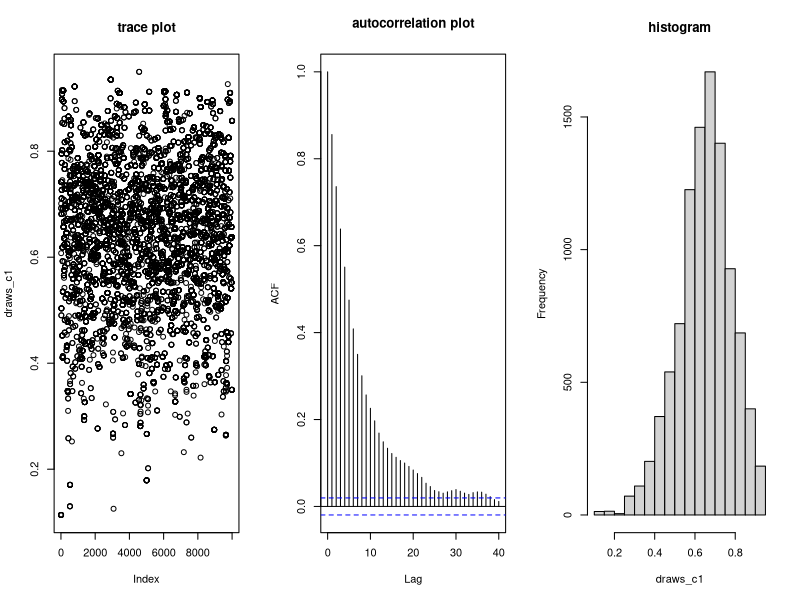
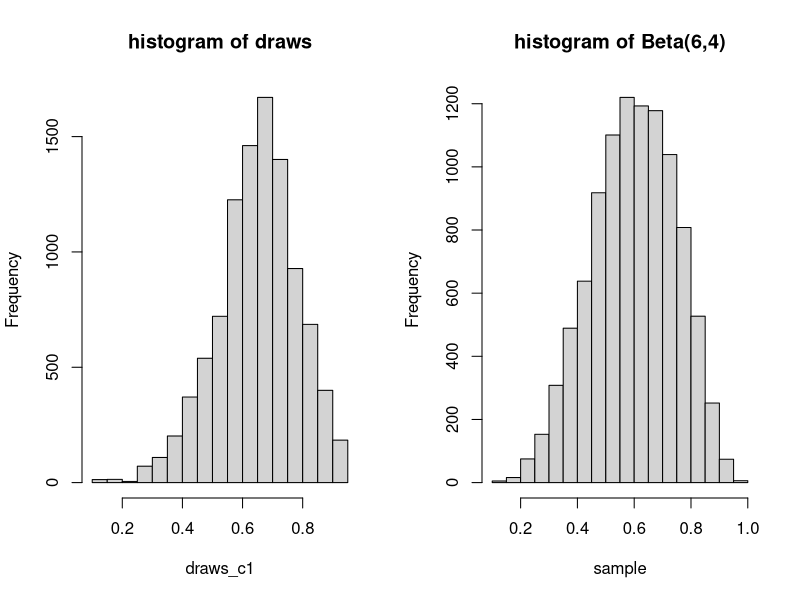
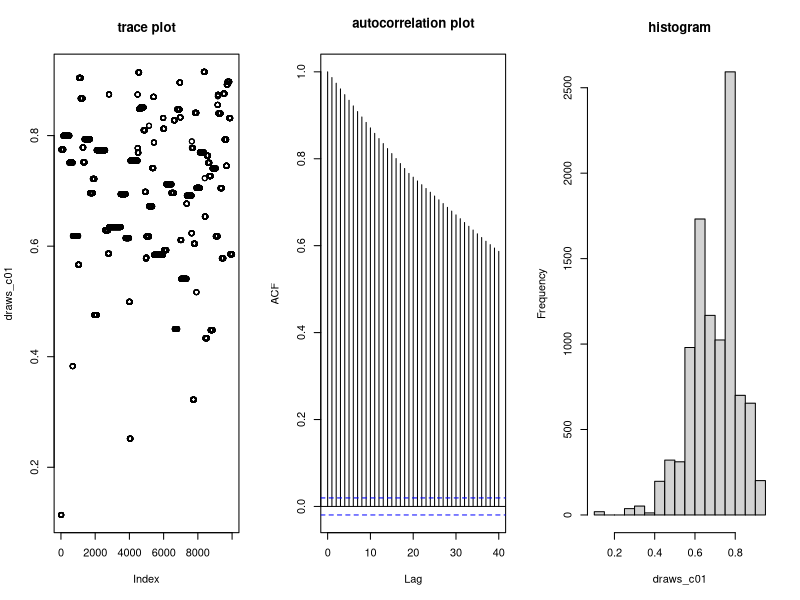
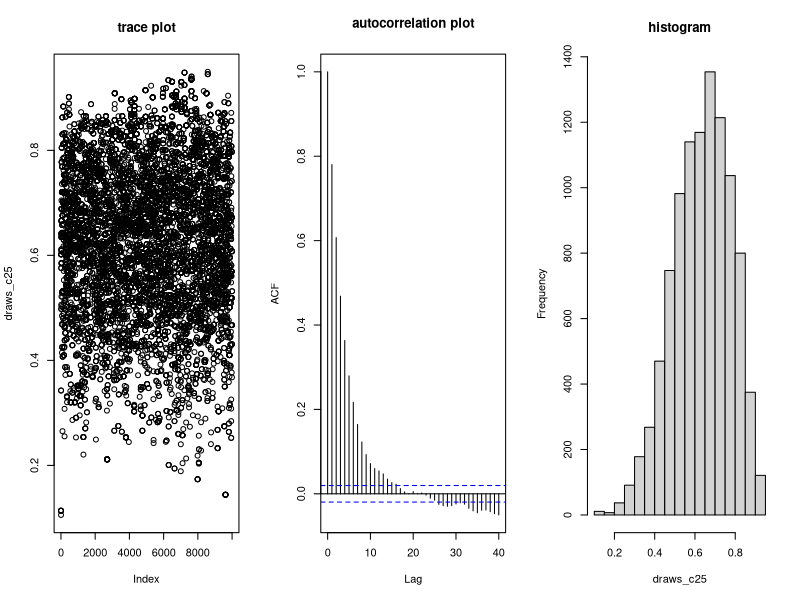
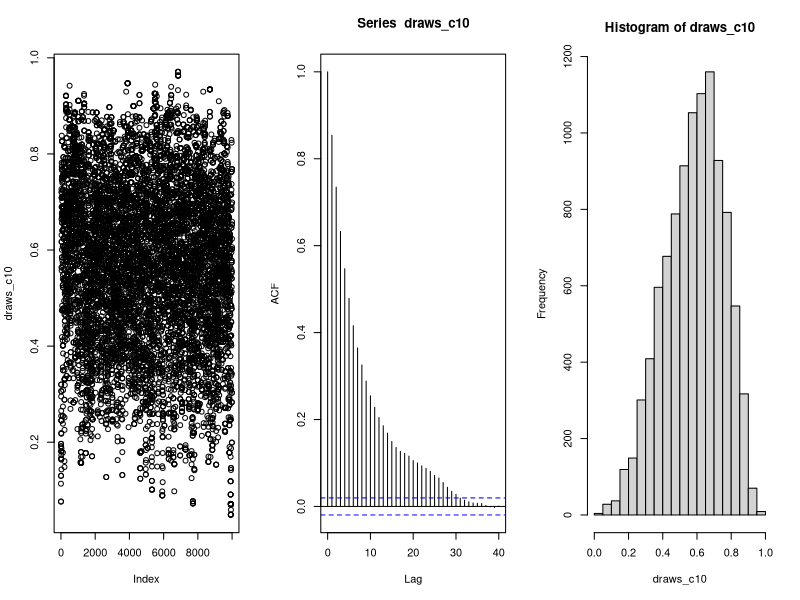

These charts were generated, in order, by the following R code:
## ---- chunk 1
knitr::opts_chunk$set(echo = TRUE)
## ---- chunk 2
target = function(x){
  if (any(x>1) | any(x<0)){
    return(0)}
  else{
    return (dbeta(x,6,4))
  }
}
## ---- chunk 3
proposalfunction<-function(x){
  return(rbeta(1,shape1=c*x,shape2=c*(1-x)))
}
## ---- chunk 4
set.seed(1234)
num_iteration=10000
c=1
# initialize an arbitrary point to be the staring values, and set the number of iterations
start=runif(1,0,1)

run_metropolis_MCMC <- function(startvalue, iterations){ 
  # create a chain to store all the samples generated in each iterations
  chain = rep(0,iterations)
  # assign the first element in the chain to be the staring value
  chain[1] = startvalue
  for (i in 1:iterations){
    # set the last sample we generated in chain as currentx
    currentx = chain[i]
    # generate a candidate x* (here named proposal) using the jumping distribution given in the question, with parameter phi equals current x
    proposal = proposalfunction(chain[i])
    # calculate the acceptance ratio (here named probab), which will be used to decide whether to accept or reject the candidate
    probab = (target(proposal)/target(chain[i]))*(dbeta(chain[i],shape1=c*proposal,shape2=c*(1-proposal)/dbeta(proposal,shape1=c*chain[i],shape2=c*(1-chain[i]))))
    # generate a uniform random number u on [0,1], and compare u with probab to determine either to keep the  candidate in chain or drop it
    if (runif(1) < probab){
      # if u<= acceptance ratio, accept the candidate by setiing next element in the chain to proposal
      chain[i+1] = proposal
    }else{
      # if u<= acceptance ratio, reject the candidate proposal and set next element same as last element(currentx)
      chain[i+1] = chain[i]
    }
  }
  #return the chain which stores all generated samples from the target distribution
  return(chain)
}
## ---- chunk 5
set.seed(3)
draws_c1 = run_metropolis_MCMC(startvalue=start, num_iteration)
acceptance_rate_c1 = 1-mean(duplicated(draws_c1))
acceptance_rate_c1
## ---- chunk 6
par(mfrow=c(1,3))  #1 row, 3 columns
plot(draws_c1, main="trace plot"); acf(draws_c1,main="autocorrelation plot"); hist(draws_c1,main="histogram") 
## ---- chunk 7
par(mfrow=c(1,2))
hist(draws_c1, main = "histogram of draws",nclass = 15)
sample <- rbeta(num_iteration,6,4)
hist(sample, main = "histogram of Beta(6,4)",nclass = 15)
## ---- chunk 8
ks.test(draws_c1,"pbeta",6,4)
## ---- chunk 9
c=0.1
draws_c01 = run_metropolis_MCMC(startvalue=start, num_iteration)
par(mfrow=c(1,3)) 
plot(draws_c01,main="trace plot"); acf(draws_c01,main="autocorrelation plot"); hist(draws_c01,main="histogram") 
acceptance_rate_c01 = 1-mean(duplicated(draws_c01))
## ---- chunk 10
c=2.5
draws_c25 = run_metropolis_MCMC(startvalue=start, num_iteration)
par(mfrow=c(1,3))  #1 row, 3 columns
plot(draws_c25,main='trace plot'); acf(draws_c25,main='autocorrelation plot'); hist(draws_c25,main='histogram') 
acceptance_rate_c25 = 1-mean(duplicated(draws_c25))
## ---- chunk 11
c=10
draws_c10 = run_metropolis_MCMC(startvalue=start, num_iteration)
par(mfrow=c(1,3))  #1 row, 3 columns
plot(draws_c10); acf(draws_c10); hist(draws_c10) 
acceptance_rate_c10 = 1-mean(duplicated(draws_c10))
## ---- chunk 12
paste0("acceptance rate when c=0.1: ",acceptance_rate_c01)
paste0("acceptance rate when c=1: ",acceptance_rate_c1)
paste0("acceptance rate when c=2.5: ",acceptance_rate_c25)
paste0("acceptance rate when c=10: ",acceptance_rate_c10)
